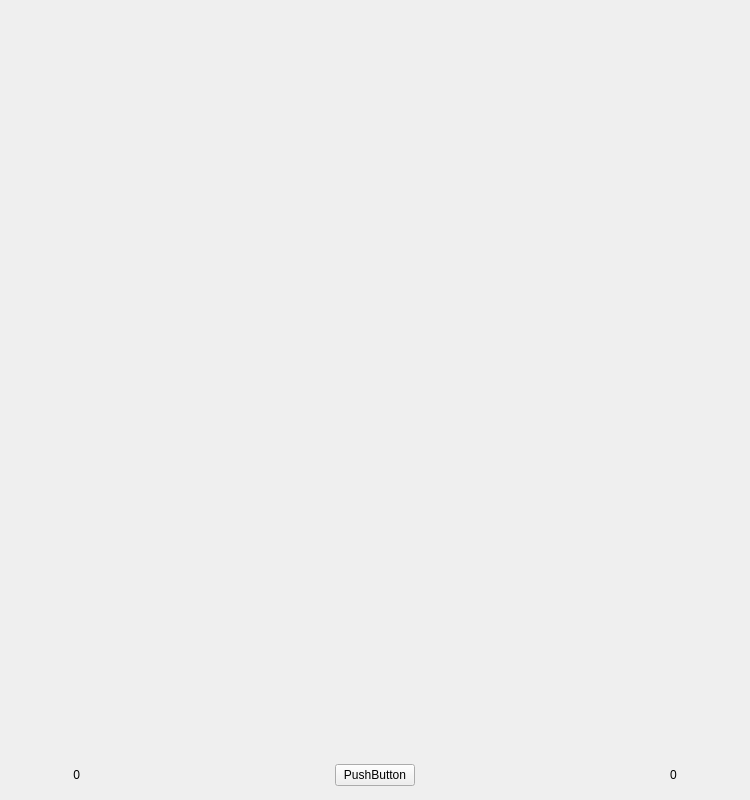
<?xml version="1.0" encoding="UTF-8"?>
<ui version="4.0">
 <class>Game_Gobang</class>
 <widget class="QWidget" name="Game_Gobang">
  <property name="geometry">
   <rect>
    <x>0</x>
    <y>0</y>
    <width>750</width>
    <height>800</height>
   </rect>
  </property>
  <property name="minimumSize">
   <size>
    <width>750</width>
    <height>800</height>
   </size>
  </property>
  <property name="maximumSize">
   <size>
    <width>750</width>
    <height>800</height>
   </size>
  </property>
  <property name="windowTitle">
   <string>Form</string>
  </property>
  <property name="autoFillBackground">
   <bool>false</bool>
  </property>
  <property name="styleSheet">
   <string notr="true"/>
  </property>
  <layout class="QGridLayout" name="gridLayout">
   <property name="leftMargin">
    <number>0</number>
   </property>
   <property name="topMargin">
    <number>0</number>
   </property>
   <property name="rightMargin">
    <number>0</number>
   </property>
   <property name="bottomMargin">
    <number>0</number>
   </property>
   <property name="spacing">
    <number>0</number>
   </property>
   <item row="0" column="0">
    <widget class="QWidget" name="widget_BG" native="true">
     <property name="minimumSize">
      <size>
       <width>750</width>
       <height>750</height>
      </size>
     </property>
     <property name="maximumSize">
      <size>
       <width>750</width>
       <height>750</height>
      </size>
     </property>
     <property name="contextMenuPolicy">
      <enum>Qt::NoContextMenu</enum>
     </property>
     <property name="autoFillBackground">
      <bool>false</bool>
     </property>
     <property name="styleSheet">
      <string notr="true"/>
     </property>
     <layout class="QGridLayout" name="gridLayout_2">
      <property name="leftMargin">
       <number>0</number>
      </property>
      <property name="topMargin">
       <number>0</number>
      </property>
      <property name="rightMargin">
       <number>0</number>
      </property>
      <property name="bottomMargin">
       <number>0</number>
      </property>
      <property name="spacing">
       <number>0</number>
      </property>
     </layout>
    </widget>
   </item>
   <item row="1" column="0">
    <widget class="QWidget" name="horizontalWidget" native="true">
     <property name="minimumSize">
      <size>
       <width>0</width>
       <height>50</height>
      </size>
     </property>
     <property name="maximumSize">
      <size>
       <width>16777215</width>
       <height>50</height>
      </size>
     </property>
     <layout class="QHBoxLayout" name="horizontalLayout">
      <property name="spacing">
       <number>0</number>
      </property>
      <property name="leftMargin">
       <number>0</number>
      </property>
      <property name="topMargin">
       <number>0</number>
      </property>
      <property name="rightMargin">
       <number>0</number>
      </property>
      <property name="bottomMargin">
       <number>0</number>
      </property>
      <item>
       <widget class="QLabel" name="labelBlackPic">
        <property name="minimumSize">
         <size>
          <width>50</width>
          <height>50</height>
         </size>
        </property>
        <property name="maximumSize">
         <size>
          <width>50</width>
          <height>50</height>
         </size>
        </property>
        <property name="frameShape">
         <enum>QFrame::NoFrame</enum>
        </property>
        <property name="text">
         <string/>
        </property>
       </widget>
      </item>
      <item>
       <widget class="QLabel" name="labelBlackCount">
        <property name="minimumSize">
         <size>
          <width>30</width>
          <height>0</height>
         </size>
        </property>
        <property name="layoutDirection">
         <enum>Qt::RightToLeft</enum>
        </property>
        <property name="text">
         <string>0</string>
        </property>
        <property name="alignment">
         <set>Qt::AlignRight|Qt::AlignTrailing|Qt::AlignVCenter</set>
        </property>
       </widget>
      </item>
      <item>
       <spacer name="horizontalSpacer">
        <property name="orientation">
         <enum>Qt::Horizontal</enum>
        </property>
        <property name="sizeHint" stdset="0">
         <size>
          <width>40</width>
          <height>20</height>
         </size>
        </property>
       </spacer>
      </item>
      <item>
       <widget class="QPushButton" name="GameSelfTest">
        <property name="text">
         <string>PushButton</string>
        </property>
       </widget>
      </item>
      <item>
       <spacer name="horizontalSpacer_2">
        <property name="orientation">
         <enum>Qt::Horizontal</enum>
        </property>
        <property name="sizeHint" stdset="0">
         <size>
          <width>40</width>
          <height>20</height>
         </size>
        </property>
       </spacer>
      </item>
      <item>
       <widget class="QLabel" name="labelWhiteCount">
        <property name="minimumSize">
         <size>
          <width>30</width>
          <height>0</height>
         </size>
        </property>
        <property name="text">
         <string>0</string>
        </property>
       </widget>
      </item>
      <item>
       <widget class="QLabel" name="labelWhitePic">
        <property name="minimumSize">
         <size>
          <width>50</width>
          <height>50</height>
         </size>
        </property>
        <property name="maximumSize">
         <size>
          <width>50</width>
          <height>50</height>
         </size>
        </property>
        <property name="text">
         <string/>
        </property>
       </widget>
      </item>
     </layout>
    </widget>
   </item>
  </layout>
 </widget>
 <resources/>
 <connections/>
</ui>
